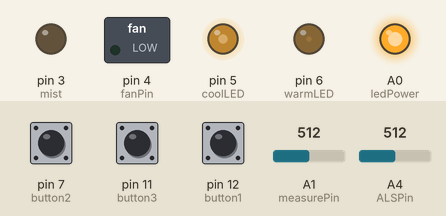
Recording of a sketch running on a simulated Arduino Pro Mini, built with avr-gcc and run on an emulated ATmega328P. On the bench: switched loads named in the sketch (green lamp = pin HIGH), output pins drawn as LEDs (lit = HIGH). Inputs (shaded band) come from the test bench; at power-on: A1 (measurePin) = 512, A4 (ALSPin) = 512, pin 7 (button2) HIGH, pin 11 (button3) HIGH, pin 12 (button1) HIGH.

Above: at 1.8 s.
1.9 s: A1 (measurePin) set to 306
4.9 s: A4 (ALSPin) set to 245
At 7.7 s:
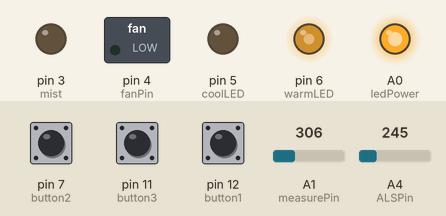
7.9 s: A4 (ALSPin) set to 900
At 10.8 s:
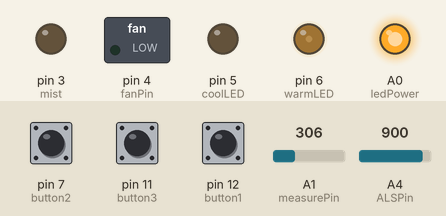
10.9 s: A1 (measurePin) set to 395
12.4 s: A1 (measurePin) set to 424
At 14.2 s:
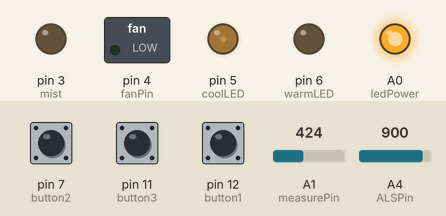
14.5 s: pin 7 (button2) pulled LOW for 0.15 s
At 14.68 s:
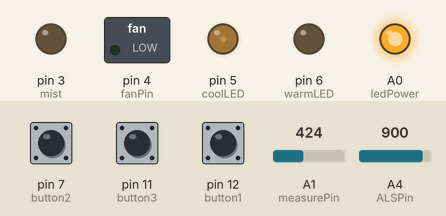
Timing chart, 0 to 17.3 s (numbered marks = the images above; inputs shaded):
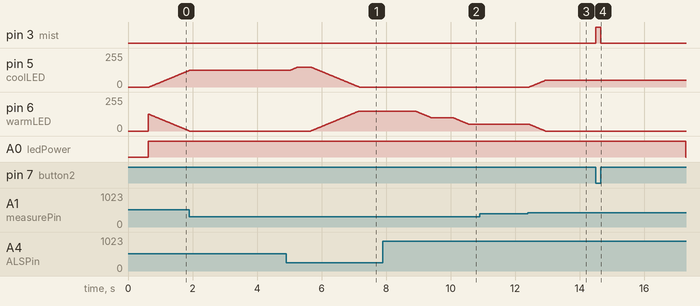

The sketch:

streetlight.ino
```cpp
#include <avr/pgmspace.h>
#include "RunningAverage.h"

const int numReadings = 1;
const long interval = 5000;            // timeout for dust sensor
const long automatic_interval = 6000; // timeout for automatic mode
RunningAverage myRA(100);

// dust sensing
int measurePin = A1;
int ledPower = A0;
int voltage_threshold = 2;
unsigned int samplingTime = 280;
unsigned int deltaTime = 40;
unsigned int sleepTime = 9680;
unsigned int delayTime = 5000;
float voMeasured = 0;
float calcVoltage = 0;
float dustDensity = 0;
bool dust_indicator_flag = false;
bool brightened_flag = false;
bool faded_flag = false;
bool automaticMistMode = false;
int mistState = 0;
unsigned long previousMillis2 = automatic_interval;
unsigned long currentMillis = 0;
int previous_brightness = 0;
int brightness = 0;

// everything else
int ALSPin = A4;
int fanPin = 4;
int button1 = 12;
int button2 = 7;
int button3 = 11;
int mist = 3;
int warmLED = 6, coolLED = 5;
int btnAutomatic = 0, btnFan = 0, btnMist = 0;
int brightness_multiplier = 5; // base brightness is level 5. Min = 1, max = 10

void setup() {
  // BlueBee.begin(9600); // set baudrate according to BlueBee 4.0 baudrate
  // BlueBee.println("BlueBee ready");
  pinMode(ledPower, OUTPUT); // Initialize infrared LED in dust sensor
  pinMode(fanPin, OUTPUT);
  pinMode(warmLED, OUTPUT);
  pinMode(coolLED, OUTPUT);
  pinMode(mist, OUTPUT);
  pinMode(button1, INPUT_PULLUP);
  pinMode(button2, INPUT_PULLUP);
  pinMode(button3, INPUT_PULLUP);
  pinMode(ALSPin, INPUT);
  // Serial.begin(9600);
  previous_brightness = 25 * brightness_multiplier;
  Brighten(warmLED, 0, previous_brightness, 5);
  // brightened_flag = false;
  myRA.clear(); // explicitly start clean
}

void loop(){
  calculateDust();
  displayInfo_Dust();
  readAmbientBrightness();
  adjustBrightness_Ambient();
  selectMode();
}

void selectMode(){
  btnAutomatic = digitalRead(button1);
  if(btnAutomatic == LOW && automaticMistMode == false){
    automaticMistMode = true;
    Fan_Off();
    Mist_Off();
    previousMillis2 = millis() - automatic_interval;
    mistState = 0;
  }
  if(btnAutomatic == HIGH && automaticMistMode == true){
    automaticMistMode = false;
    Fan_Off();
    Mist_Off();
    previousMillis2 = millis() - automatic_interval;
    mistState = 0;
  }
  if (automaticMistMode == false){ //  autobrightness
    Streetlight_Manual();
  }
  if (automaticMistMode == true){ //  auto mist
    Streetlight_Automatic();
  }
}
void Streetlight_Manual(){
  btnMist = digitalRead(button2);
  btnFan = digitalRead(button3);
  adjustLight_Fog();
  if (btnMist == LOW){
    Mist_On();
  } else { Mist_Off(); }
  if (btnFan == LOW){
    Fan_On();
  } else { Fan_Off(); }
}
void Streetlight_Automatic(){
  adjustLight_Fog();
  unsigned long currentMillis2 = millis();
  if (currentMillis2 - previousMillis2 >= automatic_interval) {
    previousMillis2 = currentMillis2;
    if (mistState == 0) {
      mistState = 1;
      Mist_On();
      Fan_Off();
    }
    else if (mistState == 1) {
      mistState = 2;
      Mist_Off();
    }
    else  {
      mistState = 0;
      Fan_On();
    }
  }
}
int readAmbientBrightness(){
  float readBrightness = analogRead(ALSPin);
  myRA.addValue(readBrightness);
  delay(10);
  if (myRA.getAverage() < 100) {
    brightness_multiplier = 10;
  }
  else if (myRA.getAverage() >= 150 && myRA.getAverage() < 300) {
    brightness_multiplier = 8;
  }
  else if (myRA.getAverage() >= 350 && myRA.getAverage() < 500) {
    brightness_multiplier = 6;
  }
  else if (myRA.getAverage() >= 550 && myRA.getAverage() < 700) {
    brightness_multiplier = 4;
  }
  else if (myRA.getAverage() >= 750 && myRA.getAverage() < 900) {
    brightness_multiplier = 2;
  }
  else if (myRA.getAverage() >= 950) {
    brightness_multiplier = 0;
  }
  brightness = 25 * brightness_multiplier;
  return brightness;
}
void adjustBrightness_Ambient(){
  if(dust_indicator_flag == true){
    while (brightness < previous_brightness){
      Dim (coolLED, previous_brightness, brightness, 10);
      if(brightened_flag == false){ // loop finished
        break;
      }
    }
    while (brightness > previous_brightness){
      Brighten(coolLED, previous_brightness, brightness, 10);
      if(brightened_flag == true){ // loop finished
        break;
      }
    }
    previous_brightness = brightness;
  }
  else if(dust_indicator_flag == false){
    while (brightness < previous_brightness){
      Dim (warmLED, previous_brightness, brightness, 10);
      if(brightened_flag == false){ // dimmed flag
        break;
      }
    }
    while (brightness > previous_brightness){
      Brighten(warmLED, previous_brightness, brightness, 10);
      if(brightened_flag == true){ // brightened flag
        break;
      }
    }
    previous_brightness = brightness;
  }
}
void adjustLight_Fog(){
  if (dust_indicator_flag == true && faded_flag == false){
    FadeInOut(coolLED, warmLED, 0, brightness, 10);
    faded_flag = true;
  }
  if (dust_indicator_flag == false && faded_flag == true){
    FadeInOut(warmLED, coolLED, 0, brightness, 10);
    faded_flag = false;
  }
}
void calculateDust(){
  digitalWrite(ledPower, LOW);
  delayMicroseconds(samplingTime); // pulse infrared LED
  voMeasured = analogRead(measurePin);
  delayMicroseconds(deltaTime); // slight delay to preserve data integrity
  digitalWrite(ledPower, HIGH);
  delayMicroseconds(sleepTime);
  calcVoltage = voMeasured * (5.0 / 1024);
  dustDensity = 0.17 * calcVoltage - 0.1;
  if (dustDensity < 0)
  {
    dustDensity = 0.00;
  }
}
void displayInfo_Dust(){
  if(calcVoltage > voltage_threshold){
    currentMillis = millis();
    dust_indicator_flag = true;
    // Serial.println("WARNING! FOG DETECTED");
  }
  if (millis() - currentMillis >= interval){ // if no dust sensed for Tinterval, switch off
    dust_indicator_flag = false;
  }
  // Serial.print("Raw Signal (0-1023): ");
  // Serial.print(voMeasured);
  // Serial.print(" - Voltage: ");
  // Serial.print(calcVoltage);
  // Serial.print(" - Dust Density: ");
  // Serial.println(dustDensity);
}

void FadeInOut(int _color1, int _color2, int _z, int _max, int _speed){
  for(_z; _z <= _max; _z++){
    if(_z < 0){_z = 0;}
    if(_z > 255){_z = 255;}
    analogWrite(_color1, _z);
    analogWrite(_color2, _max - _z);
    delay(_speed);
  }
}
bool Brighten(int _color, int _z, int _max, int _speed){ // LED string, start, end, speed
  for(_z; _z <= _max; _z++){
    if(_z < 0){_z = 0;}
    if(_z > 255){_z = 255;}
    analogWrite(_color, _z);
    delay(_speed);
  }
  return brightened_flag = true;
}
bool Dim(int _color, int _z, int _min, int _speed){ // LED string, start, end, speed
  for(_z; _z >= _min; _z--){
    if(_z < 0){_z = 0;}
    if(_z > 255){_z = 255;}
    analogWrite(_color, _z);
    delay(_speed);
  }
  return brightened_flag = false;
}
void Fan_On(){
  digitalWrite(fanPin, HIGH);
}
void Fan_Off(){
  digitalWrite(fanPin, LOW);
}
void Mist_On(){
  digitalWrite(mist, HIGH);
}
void Mist_Off(){
  digitalWrite(mist, LOW);
}
```

Measured:
- the behaviour switches between 409 and 410 on A1 (measurePin) (found by bisection; images 2 and 3)
- after the input at 12.4 s, pin 5 (coolLED): moves from 0/255 to 50/255 over 0.49 s, starting after 0.05 s; pin 6 (warmLED): moves from 50/255 to 0/255 over 0.49 s, starting after 0.05 s
- after the input at 14.5 s, pin 3 (mist): LOW → HIGH at once, → LOW 0.15 s later
- by itself, pin 5 (coolLED): rises from 125/255 to 150/255 in 0.24 s, then falls to 0/255 in 1.9 s
